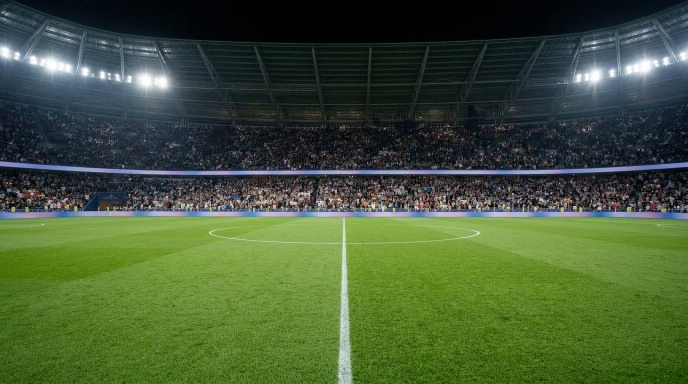
#> input picture unity/Reference/stadiums/arena/night/centre.jpg, 1376 x 768 px (shown at 1/2 size)
$ python crowd_textures.py
#> lines starting #> are read from the running program, lines starting #| are printed output that depends on the picture
#> in main, img is the input picture: PIL image 1376x768 RGB; mean R, G, B 68.6, 88.1, 54.9
"""Crowd textures for the Unity stands, cut from our stadium plates: python3 tools/unity/crowd_textures.py

The stadium plates (unity/Reference/stadiums/) cannot be the 3D stadium itself: each is one fixed camera.
Their crowd, though, is photographic and ours, so its two tiers are cut out here and made to tile
sideways: the 3D stands (ArenaBuilder.cs) wrap them round the bowl, where the camera only sees them from afar.

Writes unity/Assets/Legends/Stadiums/<stadium>/Textures/crowd-upper.png and crowd-lower.png (2048x256),
and boards.png: the LED ribbon colours between the tiers.
"""
import os
from PIL import Image, ImageFilter

ROOT = os.path.abspath(os.path.join(os.path.dirname(__file__), '..', '..'))
REF = os.path.join(ROOT, 'unity', 'Reference', 'stadiums')
OUT = os.path.join(ROOT, 'unity', 'Assets', 'Legends', 'Stadiums')

# (stadium, plate, upper tier, lower tier, LED ribbon): each (left, top, right, bottom) as fractions of the
# plate, measured on it: the camera at the halfway line, the far stand across the whole width. The lower tier
# starts right of the players' tunnel.
BANDS = {
    'Arena': ('arena/night/centre.jpg', (0, 0.335, 1, 0.42), (0.2, 0.46, 1, 0.545), (0, 0.425, 1, 0.445)),
}
SIZE = (2048, 256)
SEAM = 160   # pixels blended across the wrap so the band tiles without a visible edge


def band(img, left, top, right, bottom):
#> called with left = 0, top = 0.335, right = 1, bottom = 0.42
    w, h = img.size
#> w = 1376; h = 768
    return img.crop((int(left * w), int(top * h), int(right * w), int(bottom * h)))


def tileable(strip):
    """Stretch the strip to SIZE and cross-fade its right end into its left, so it repeats seamlessly."""
    strip = strip.resize((SIZE[0] + SEAM, SIZE[1]), Image.LANCZOS)
    body = strip.crop((0, 0, SIZE[0], SIZE[1]))
    tail = strip.crop((SIZE[0], 0, SIZE[0] + SEAM, SIZE[1]))
    head = body.crop((0, 0, SEAM, SIZE[1]))
    mask = Image.linear_gradient('L').rotate(-90, expand=True).resize((SEAM, SIZE[1]))   # 255 at the left: the tail
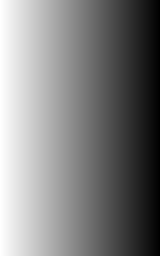
#> mask: PIL image 160x256 L; min 0, max 255, mean 127.6
    body.paste(Image.composite(tail, head, mask), (0, 0))
    return body


def main():
    for name, (plate, upper, lower, boards) in BANDS.items():
        img = Image.open(os.path.join(REF, plate)).convert('RGB')
        out = os.path.join(OUT, name, 'Textures')
        os.makedirs(out, exist_ok=True)
        tileable(band(img, *upper)).save(os.path.join(out, 'crowd-upper.png'))
        tileable(band(img, *lower)).save(os.path.join(out, 'crowd-lower.png'))
#> call 2 of band, with left = 0.2, top = 0.46, right = 1, bottom = 0.545
#> in band (call 2), `return img.crop((int(left * w), int(top * h), int(right * w), int(bott..`:
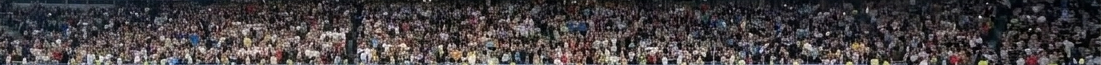
#> returned value: PIL image 1101x65 RGB; mean R, G, B 71.2, 66.2, 67.7
#> in tileable (call 2), `strip = strip.resize((SIZE[0] + SEAM, SIZE[1]), Image.LANCZOS)`:
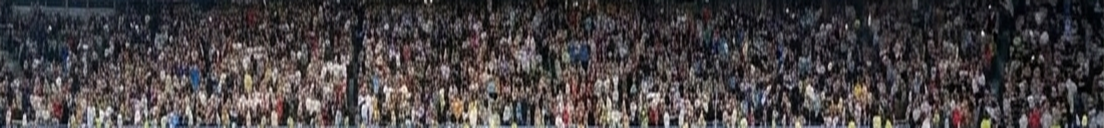
#> strip: PIL image 2208x256 RGB (shown at 1/2 size); mean R, G, B 71.2, 66.3, 67.7
#> in tileable (call 2), `tail = strip.crop((SIZE[0], 0, SIZE[0] + SEAM, SIZE[1]))`:
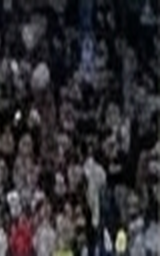
#> tail: PIL image 160x256 RGB; mean R, G, B 46.8, 44.7, 48.5
#> in tileable (call 2), `head = body.crop((0, 0, SEAM, SIZE[1]))`:
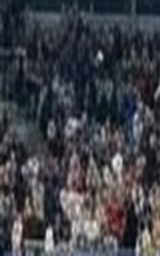
#> head: PIL image 160x256 RGB; mean R, G, B 64.5, 65.4, 71.6
#> in tileable (call 2), `body.paste(Image.composite(tail, head, mask), (0, 0))`:
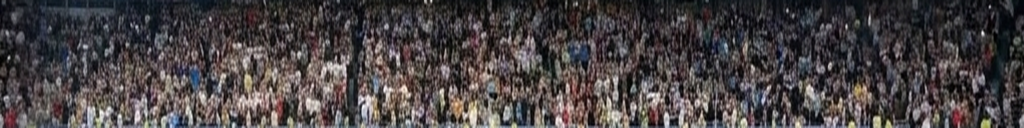
#> body: PIL image 2048x256 RGB (shown at 1/2 size); mean R, G, B 72.6, 67.3, 68.4
        band(img, *boards).resize((1024, 16), Image.LANCZOS).filter(ImageFilter.GaussianBlur(1)).save(os.path.join(out, 'boards.png'))
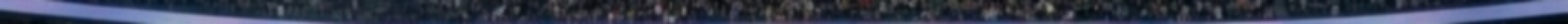
#> saved as boards.png: PIL image 1024x16 RGB (shown 2 times larger); mean R, G, B 53.1, 59.8, 78.4
        print(name, '->', os.path.relpath(out, ROOT))


if __name__ == '__main__':
    main()

$ run again, with unity/Reference/stadiums/arena/night/behind-goal.jpg copied over unity/Reference/stadiums/arena/night/centre.jpg
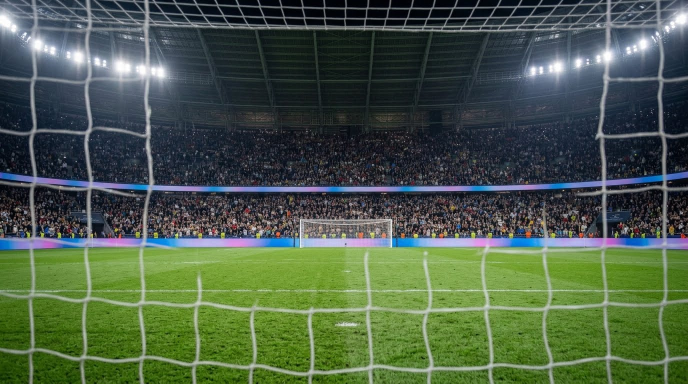
#> input picture unity/Reference/stadiums/arena/night/behind-goal.jpg, 1376 x 768 px (shown at 1/2 size)
#> in main, img is the input picture: PIL image 1376x768 RGB; mean R, G, B 74.3, 91.5, 71.2
#> in tileable (call 2), `body.paste(Image.composite(tail, head, mask), (0, 0))`:
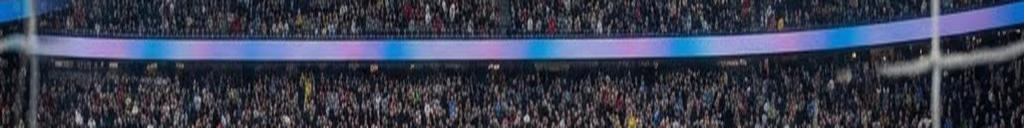
#> body: PIL image 2048x256 RGB (shown at 1/2 size); mean R, G, B 57.8, 62.4, 79.6
#> in main, `band(img, *boards).resize((1024, 16), Image.LANCZOS).filter(ImageFilte..`:
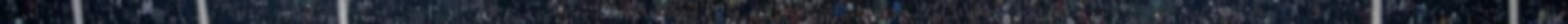
#> saved as boards.png: PIL image 1024x16 RGB (shown 2 times larger); mean R, G, B 36.7, 41.8, 51.6

$ run again, with unity/Reference/stadiums/arena/night/box-high.jpg copied over unity/Reference/stadiums/arena/night/centre.jpg
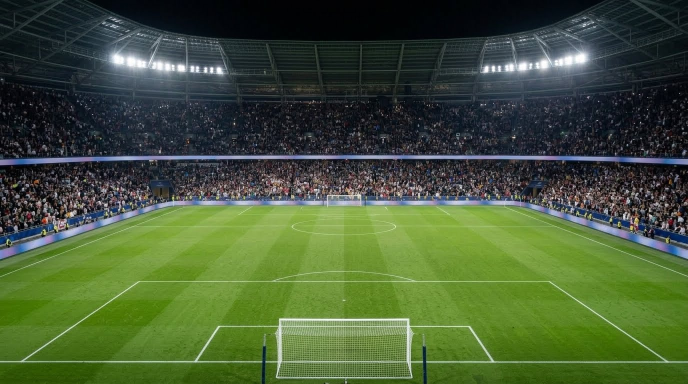
#> input picture unity/Reference/stadiums/arena/night/box-high.jpg, 1376 x 768 px (shown at 1/2 size)
#> in main, img is the input picture: PIL image 1376x768 RGB; mean R, G, B 69.4, 88.2, 54.5
#> in tileable (call 2), `body.paste(Image.composite(tail, head, mask), (0, 0))`:
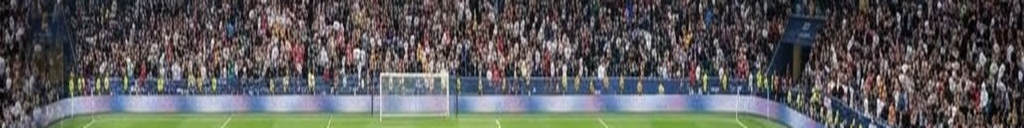
#> body: PIL image 2048x256 RGB (shown at 1/2 size); mean R, G, B 91.6, 90.3, 90.9
#> in main, `band(img, *boards).resize((1024, 16), Image.LANCZOS).filter(ImageFilte..`:
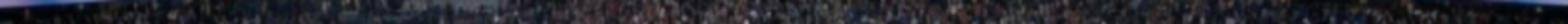
#> saved as boards.png: PIL image 1024x16 RGB (shown 2 times larger); mean R, G, B 36.9, 37.3, 43.8

$ run again, with unity/Reference/stadiums/arena/night/crowd-sad.jpg copied over unity/Reference/stadiums/arena/night/centre.jpg
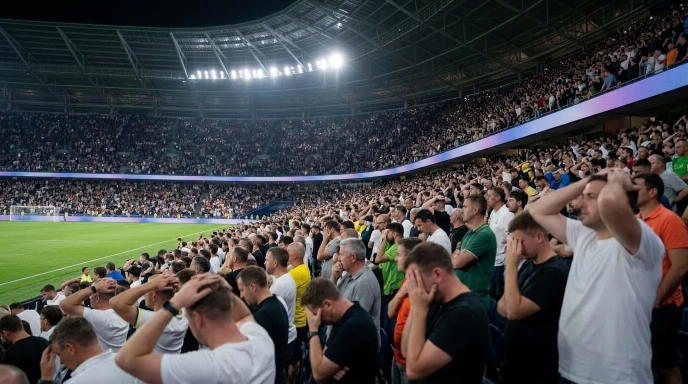
#> input picture unity/Reference/stadiums/arena/night/crowd-sad.jpg, 1376 x 768 px (shown at 1/2 size)
#> in main, img is the input picture: PIL image 1376x768 RGB; mean R, G, B 71.4, 71.7, 71.1
#> in main, `band(img, *boards).resize((1024, 16), Image.LANCZOS).filter(ImageFilte..`:
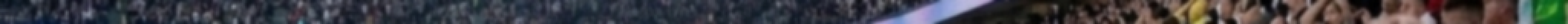
#> saved as boards.png: PIL image 1024x16 RGB (shown 2 times larger); mean R, G, B 61.5, 61.3, 66
